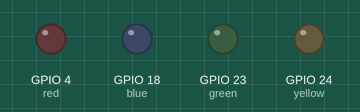
This program was run on a simulated Raspberry Pi (BCM pin numbers). Parts: output pins drawn as LEDs (lit = HIGH).

Above: at 0.07 s.
Timing chart, 0 to 3.0 s (numbered marks = the images above):
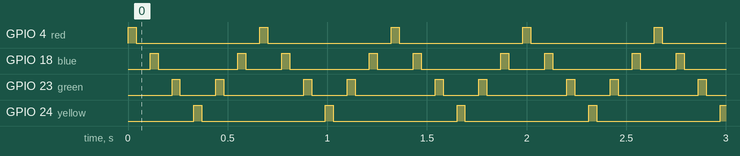

Measured:
- by itself, GPIO 4 (red), GPIO 24 (yellow): alternates HIGH for 0.04 s and LOW for 0.62 s
- by itself, GPIO 18 (blue): repeats every 0.66 s: LOW 0.40 s, HIGH 0.04 s, LOW 0.18 s, HIGH 0.04 s
- by itself, GPIO 23 (green): repeats every 0.66 s: LOW 0.18 s, HIGH 0.04 s, LOW 0.40 s, HIGH 0.04 s

The program:

led.py
```python
"""
Blinkind LEDs via GPIO.

Raspberry Pi power: 5.3V

According to Conrad experiments booklet.

Using 4, 17, 18, 27 GPIO pins. Also 4, 18, 23, 24.

Connecting just one resistor on GND branch doesn't properly work:
    not possible to lit all LEDs at once, some turned off when setting all
    pins True (blink_all() function). Each LED needs to have resistor on the
    + (set pin) branch - turning all LEDs at once is possible.

Connection:
    black: common GND pin
    red, blue, green, yellow to corresponding LEDs
    red: pin 4
    blue: pin 18
    green: pin 23
    yellow: pin 24

LED:
    anode: + (longer pin)
    cathode: - (shorter pin)
    + ---|>|--- -

"""

import time

import RPi.GPIO as GPIO


LEDS = {"red": 4, "blue": 18, "green": 23, "yellow": 24}


def blink_all():

    def blink(pin):
        delay_on=0.04
        delay_off=0.07
        GPIO.output(pin, True)
        time.sleep(delay_on)
        GPIO.output(pin, False)
        time.sleep(delay_off)

    try:
        while True:
            for pin in LEDS.values():
                blink(pin)
            for pin in reversed(list(LEDS.values())[1:-1]):
                blink(pin)

    finally:
        GPIO.cleanup()


def snake():
    try:
        while True:
            for pin in LEDS.values():
                GPIO.output(pin, True)
                time.sleep(0.1)


            for pin in reversed(list(LEDS.values())):
                GPIO.output(pin, False)
                time.sleep(0.1)
    finally:
        GPIO.cleanup()


def setup():
    GPIO.setmode(GPIO.BCM)
    for pin in LEDS.values():
        GPIO.setup(pin, GPIO.OUT, initial=0)


def main():
    setup()
    blink_all()
    #snake()


if __name__ == "__main__":
    main()
```
